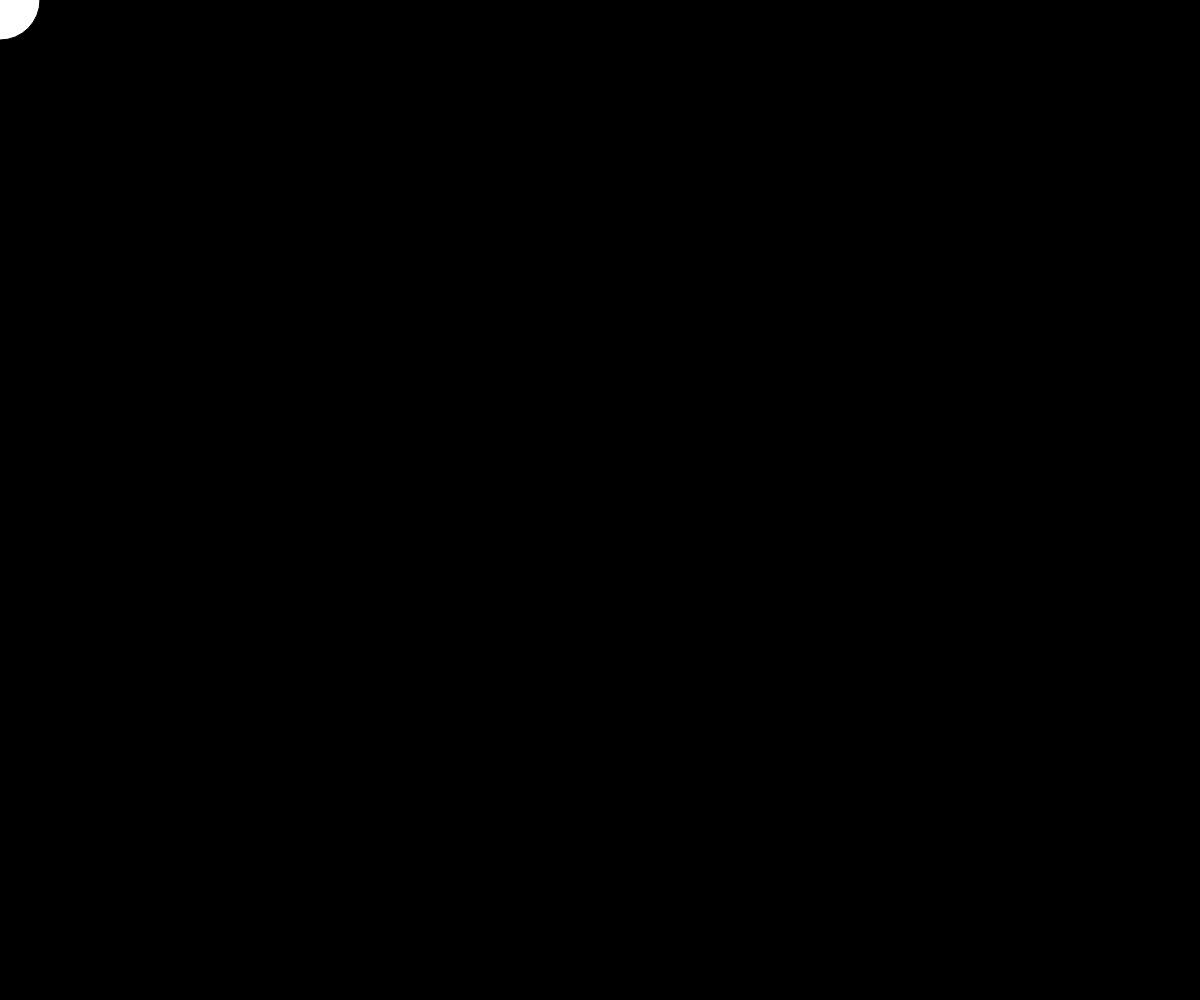
Frame 1 (no input)
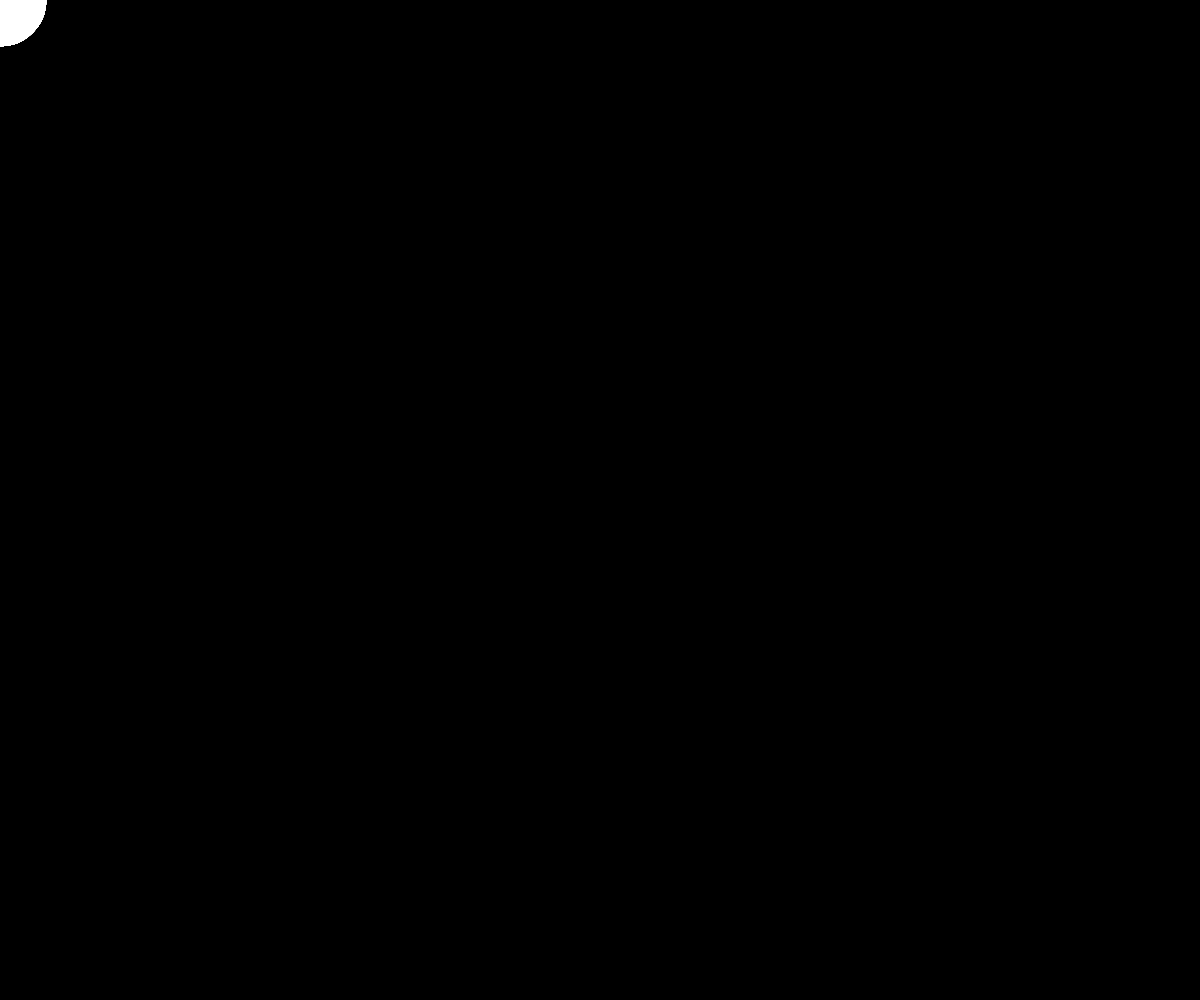
Frame 60 (no input)
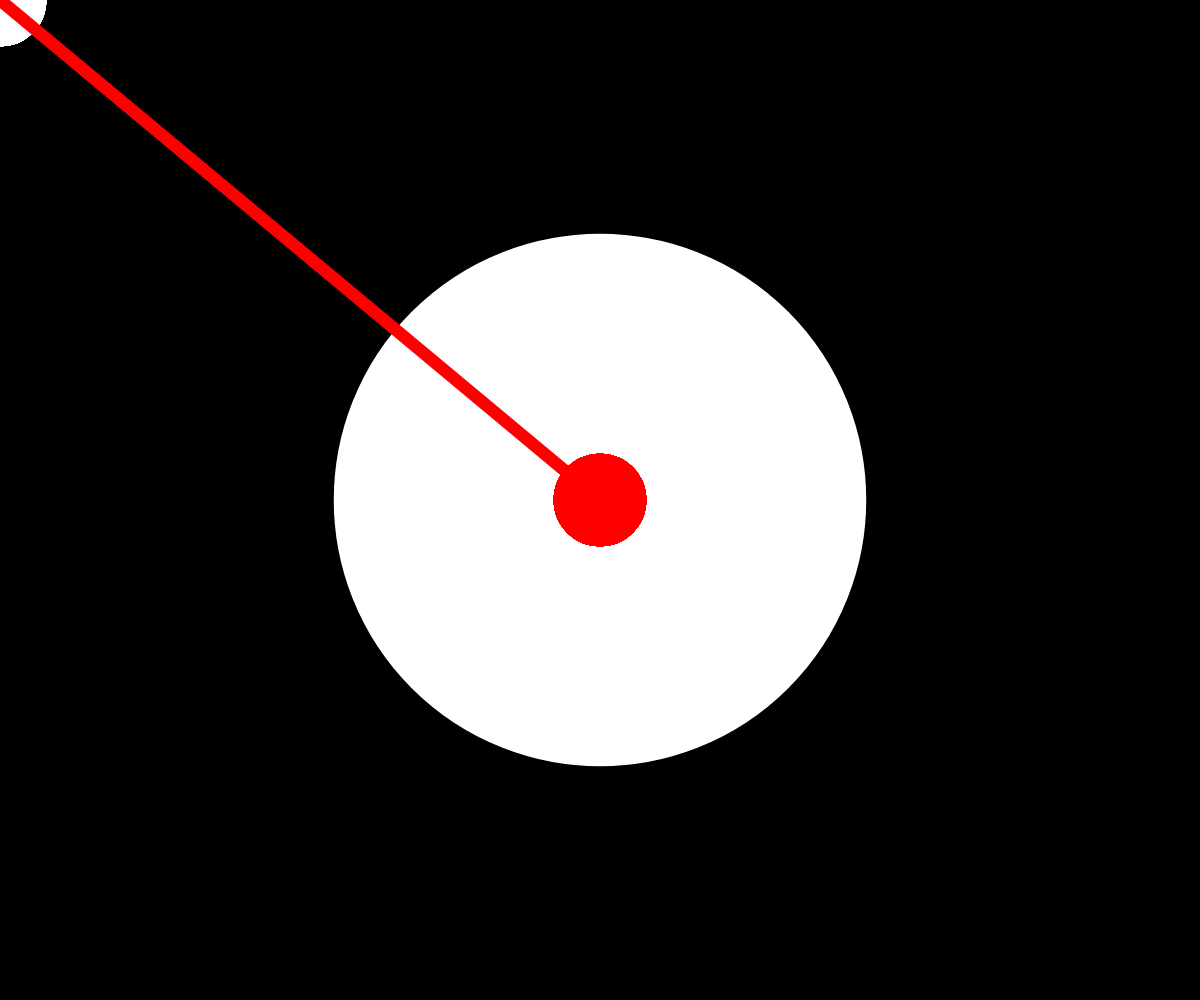
Frame 120 (the mouse pressed at the canvas centre since frame 60)

The p5.js sketch that drew these frames (run headless with seeded random() and noise() and a simulated clock; from frame 60 on, the mouse is pressed at the canvas centre):

// p5.js sketch
// ── sketch.js
function setup() {
createCanvas(windowWidth, windowHeight);
background(0);
rectMode(CENTER);
textSize(60);
//frameRate(100);
}


function draw() {
  //background(100, 4);
  //fill(random(255), random(255), random(255));
circle(mouseX, mouseY, 80-abs(pmouseX-mouseX));
textSize(random(100));
stroke(255);
strokeWeight((50-abs(pmouseX-mouseX))/4);
if (mouseIsPressed){
  fill("red");
  stroke("red");
}
else {
  fill("white");
  stroke("white");
}
line(pmouseX, pmouseY, mouseX, mouseY);
//text("^^", mouseX, mouseY)
//line(width/2, height/2, mouseX, mouseY);
}

// ── Cat.html
<html>
<head>
  <meta charset="utf-8">
  <title>My Cat Painter</title>

  <script src="https://cdn.jsdelivr.net/npm/p5@1.9.3/lib/p5.min.js"></script>
  <script src="sketch.js"></script>

  <style>
    body {
      margin: 0;
      overflow: hidden;
    }
  </style>
</head>

<body>
</body>
</html>
